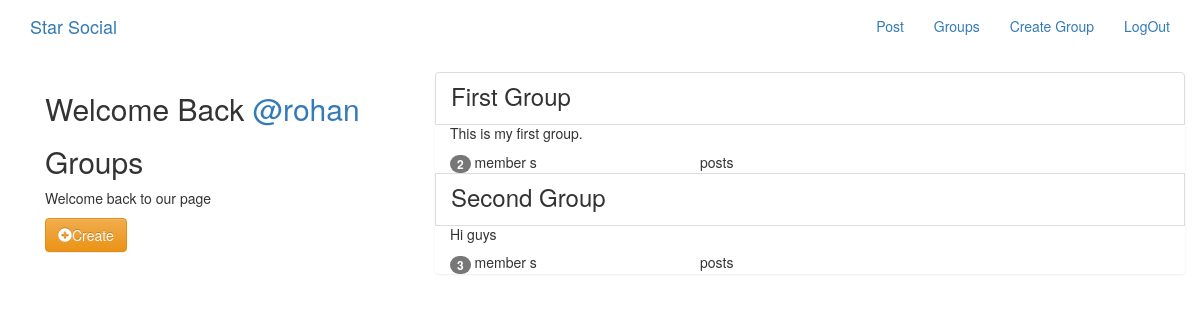
Screenshot of /groups/ (signed in) with the database file from the repository.
### groups/models.py (models this page shows, shortened)
class Group(models.Model):
    name = models.CharField(max_length= 255, unique=True)
    slug = models.SlugField(allow_unicode=True, unique=True)
    description = models.TextField(blank=True, default='')
    description_html = models.TextField(editable=False, default='',blank=True)
    members = models.ManyToManyField(User, through='GroupMember')
    class Meta:
        ordering = ['name']

### groups/views.py (the view)
class ListGroups(generic.ListView):
    model = Group

### groups/templates/groups/group_list.html (shortened to what this page needs)
{% extends "groups/group_base.html" %}
{% block pregroup %}
 <div class="col-md-4">
   <div class="content">
     {% if user.is_authenticated %}
     <h2>Welcome Back
       <a href="{% url 'posts:for_user' username=user.username %}">@{{user.username}}</a>
     </h2>
     {% endif %}
     <h2>Groups</h2>
     <p>Welcome back to our page</p>
   </div>
   {% if user.is_authenticated %}
    <a href="{% url 'groups:create' %}" class="btn btn-warning btn-fill">
    <span class="glyphicon glyphicon-plus-sign"></span>Create</a>
   {% endif %}
 </div>
{% endblock %}
{% block group_content %}
  <div class="col-md-8">
    <div class="list-group">
      {% for group in object_list %}
        <a href="{% url 'groups:single' slug=group.slug %}" class="list-group-item">
          <h3 class="title list-group-item-heading">{{group.name}}</h3>
        </a>
        <div class="list-group-item-text container-fluid">
          {{group.description_html|safe}}
          <div class="row">
            <div class="col-md-4">
              <span class="badge">{{group.members.count}}</span>
              member {{group.members.count|pluralize}}
            </div>
            <div class="col-md-4">
              posts {{group.posts.count|pluralize}}
            </div>
          </div>
        </div>
      {% endfor %}
    </div>
  </div>
{% endblock %}

### rows the page displays
Group: name "First Group", description_html "This is my first group.", members.count "2"
Group: name "Second Group", description_html "Hi guys", members.count "3"

### other values shown
{{ user.username }} "rohan"
